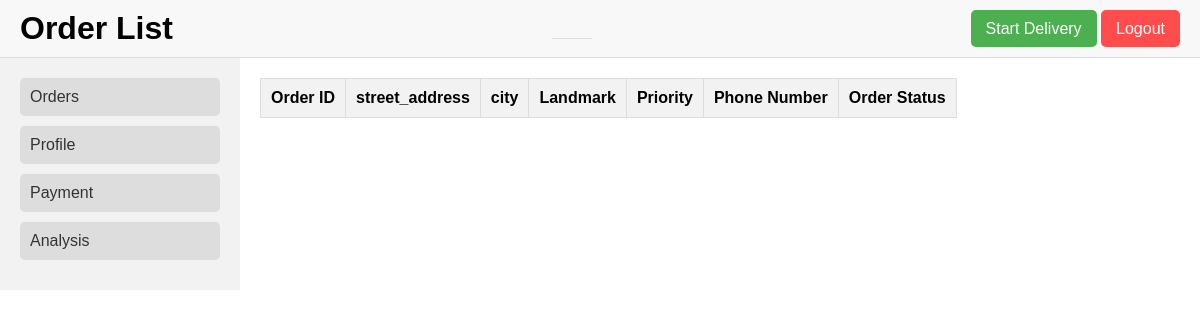
The app's page /authenticate, older data.
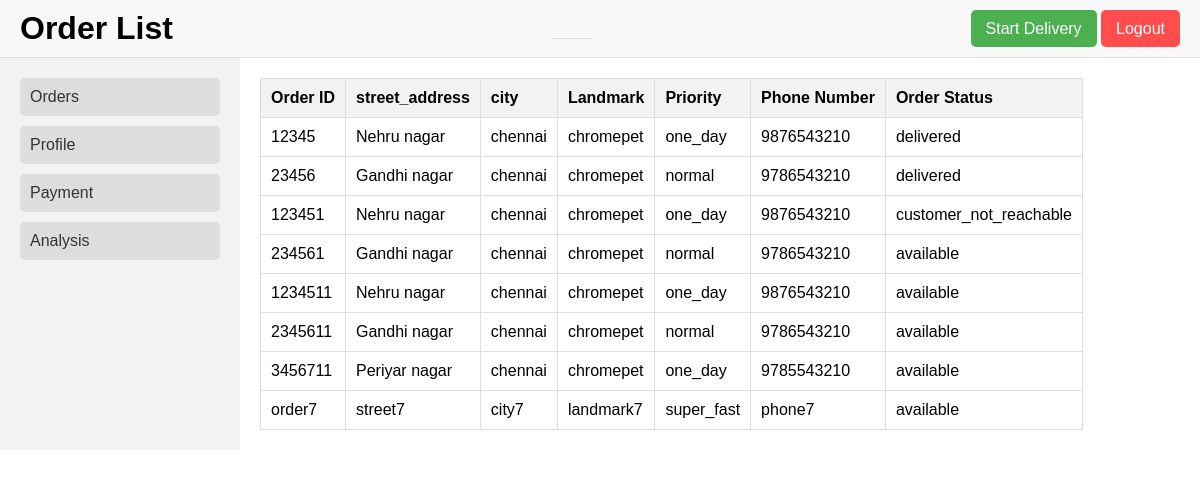
The same page, newer data.
### post_man/models.py (models this page shows)
class Order(models.Model):
    order_id = models.CharField(max_length=50, unique=True)
    customer_name = models.CharField(max_length=100)
    door_number = models.CharField(max_length=20)
    apartment_number = models.CharField(max_length=20)
    street_address = models.CharField(max_length=100)
    city = models.CharField(max_length=100)
    state = models.CharField(max_length=100)
    country = models.CharField(max_length=100)
    pincode = models.CharField(max_length=10)
    phone_number = models.CharField(max_length=20)
    ring_bell = models.BooleanField()
    google_link = models.CharField(max_length=255)
    landmark = models.CharField(max_length=100)
    order_weight = models.DecimalField(max_digits=5, decimal_places=2)
    item_type = models.CharField(max_length=100)
    battery_included = models.BooleanField()
    expected_delivery_date = models.DateField()
    priority = models.CharField(max_length=100,choices=[
        ('two_hours', 'two_hours'),
        ('one_day', 'one_day'),
        ('super_fast', 'super_fast'),
        ('normal', 'normal')
    ])
    order_status = models.CharField(max_length=100, choices=[
        ('delivered', 'Delivered'),
        ('damaged', 'Damaged'),
        ('customer_not_reachable', 'Customer Not Reachable'),
        ('customer_rejects', 'Customer Rejects'),
        ('available', 'Available')
    ])

### post_man/views.py (the view, shortened to what this page needs)
# urls.py: path("authenticate", AuthView.as_view(), name="authenticate"),
class AuthView(View):
    def get_items(self):
        items = Order.objects.all()
        item_list = []
        for item in items:
            item_dict = {
                'order_id': item.order_id,
                'street_address': item.street_address,
                'city': item.city,
                'landmark': item.landmark,
                'priority': item.priority,
                'phone_number': item.phone_number,
                'order_status': item.order_status
            }
            item_list.append(item_dict)
        return item_list
    def get(self, request):
        context = {
                'token': request.POST.get('token'),
                'items': self.get_items()
            }
        return render(request, 'main_page.html', context)

### post_man/templates/main_page.html (shortened to what this page needs)
<!DOCTYPE html>
<html lang="en">
<head>
</head>
<body>
    <div class="header">
        <h1>Order List</h1>
        <div class="header"></div>
            <div class="button-container">
                <a href="/start" class="delivery-button" style="background-color: #4CAF50; color: white; padding: 10px 15px; text-decoration: none; border-radius: 5px;">Start Delivery</a>
                <a href="/logout" class="logout-button">Logout</a>
            </div>
        </div></div>
    <div class="container">
        <div class="left-panel">
            <a href="#">Orders</a>
            <a href="#">Profile</a>
            <a href="#">Payment</a>
            <a href="#">Analysis</a>
        </div>
        <div class="content">
            <table>
                <thead>
                    <tr>
                        <th>Order ID</th>
                        <th>street_address</th>
                        <th>city</th>
                        <th>Landmark</th>
                        <th>Priority</th>
                        <th>Phone Number</th>
                        <th>Order Status</th>
                    </tr>
                </thead>
                <tbody>
                    {% for item in items %}
                    <tr>
                        <td>{{ item.order_id }}</td>
                        <td>{{ item.street_address }}</td>
                        <td>{{ item.city }}</td>
                        <td>{{ item.landmark }}</td>
                        <td>{{ item.priority }}</td>
                        <td>{{ item.phone_number }}</td>
                        <td>{{ item.order_status }}</td>
                    </tr>
                    {% endfor %}
                </tbody>
            </table>
        </div>
    </div>
</body>
</html>

Row changes from the older to the newer data that the page shows:
added Order: order_id "12345", street_address "Nehru nagar", city "chennai", landmark "chromepet", priority "one_day", phone_number "9876543210", order_status "delivered"
added Order: order_id "23456", street_address "Gandhi nagar", city "chennai", landmark "chromepet", priority "normal", phone_number "9786543210", order_status "delivered"
added Order: order_id "123451", street_address "Nehru nagar", city "chennai", landmark "chromepet", priority "one_day", phone_number "9876543210", order_status "customer_not_reachable"
added Order: order_id "234561", street_address "Gandhi nagar", city "chennai", landmark "chromepet", priority "normal", phone_number "9786543210", order_status "available"
added Order: order_id "1234511", street_address "Nehru nagar", city "chennai", landmark "chromepet", priority "one_day", phone_number "9876543210", order_status "available"
added Order: order_id "2345611", street_address "Gandhi nagar", city "chennai", landmark "chromepet", priority "normal", phone_number "9786543210", order_status "available"
added Order: order_id "3456711", street_address "Periyar nagar", city "chennai", landmark "chromepet", priority "one_day", phone_number "9785543210", order_status "available"
added Order: order_id "order7", street_address "street7", city "city7", landmark "landmark7", priority "super_fast", phone_number "phone7", order_status "available"
